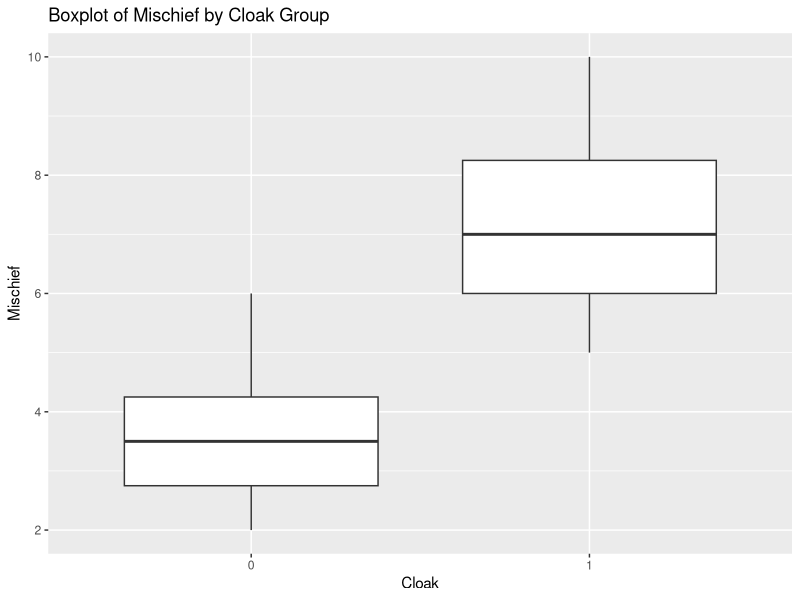

R code for this plot:
## ---- chunk 1
knitr::opts_chunk$set(echo = TRUE)
## ---- chunk 2
library(tidyverse)
library(ggplot2)
## ---- chunk 3
data <- data.frame(
  Participant = 1:24,
  Cloak = c(0, 0, 0, 0, 0, 0, 0, 0, 0, 0, 0, 0, 1, 1, 1, 1, 1, 1, 1, 1, 1, 1, 1, 1),
  Mischief = c(3, 2, 4, 5, 3, 2, 4, 5, 6, 3, 2, 4, 5, 6, 8, 7, 9, 6, 7, 8, 9, 10, 6, 7)
)

head(data)
## ---- chunk 4
table(data$Cloak)
## ---- chunk 5
# Boxplot to check for outliers
library(ggplot2)

ggplot(data, aes(x = factor(Cloak), y = Mischief)) +
  geom_boxplot() +
  labs(title = "Boxplot of Mischief by Cloak Group", x = "Cloak", y = "Mischief")

## ---- chunk 6
# Shapiro-Wilk test for normality
shapiro.test(data$Mischief[data$Cloak == 0])  # Without Cloak
shapiro.test(data$Mischief[data$Cloak == 1])  # With Cloak

## ---- chunk 7
t.test(Mischief ~ Cloak, data = data, var.equal = TRUE)  # Assuming equal variances
